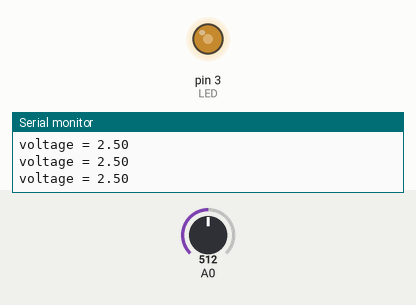
The sketch below on a simulated Arduino Uno, built with avr-gcc and run on an emulated ATmega328P. On the bench: output pins drawn as LEDs (lit = HIGH), the last lines printed to the serial monitor. The inputs (shaded band) are chosen by the test bench; at power-on: A0 = 512.

Above: at 1.2 s.
1.3 s: A0 set to 716
At 1.6 s:
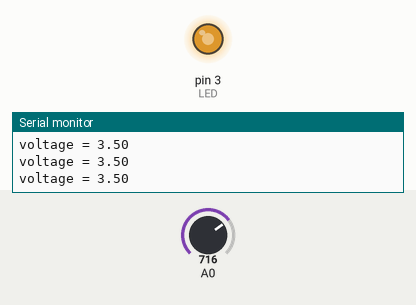
2.8 s: A0 set to 900
At 3.9 s:
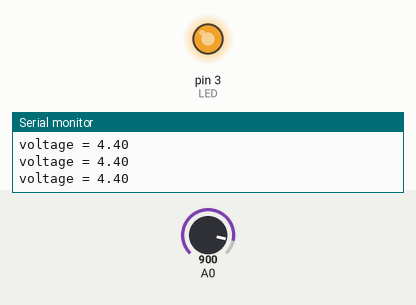
4.3 s: A0 set to 122
At 4.9 s:
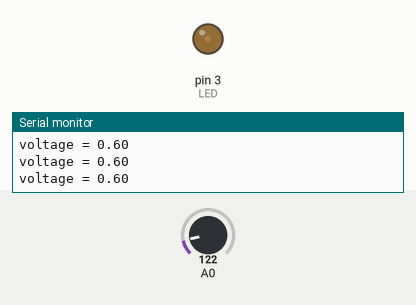
5.8 s: A0 set to 0
At 7.0 s:
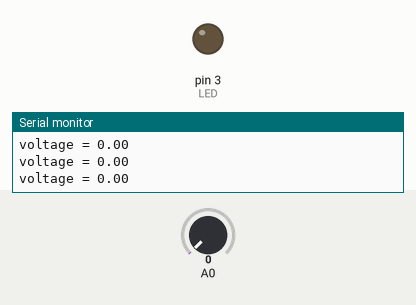
7.3 s: A0 set to 511
At 8.3 s:
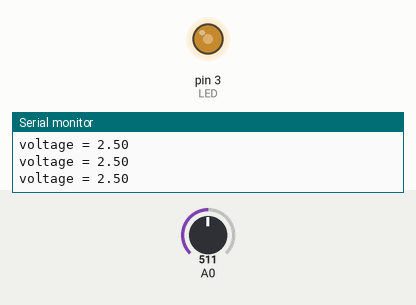
Timing chart, 0 to 9.8 s (numbered marks = the images above; inputs shaded):
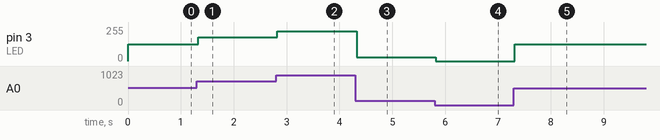

The sketch:

LED_Brightness_Adjuster_code.ino
```cpp
int LED = 3; //LED connected to digital pin 3
void setup() {
  pinMode(3, OUTPUT); //sets the pin 3 (LED) as output
  Serial.begin(9600); //setup serial
}

void loop() {

  float volt = analogRead(A0); //Read the input pin
  float RealVolt = (volt / 1023) * 5; //Calculating the real voltage value based on the analog sensor reading
  Serial.print("voltage = "); //show character
  Serial.println(RealVolt);//show voltage value
  //  delay(1000); //waits for asecond


  int Range = map(volt, 0, 1023, 0, 255); // volt values go from 0 to 1023 , Range values go from 0 to 255
  analogWrite(LED, Range);


}
```

Measured:
- after the input at 1.3 s, pin 3 (LED): 127/255 → 178/255 at once
- after the input at 2.8 s, pin 3 (LED): 178/255 → 224/255 at once
- after the input at 4.3 s, pin 3 (LED): 224/255 → 30/255 at once
- after the input at 5.8 s, pin 3 (LED): 30/255 → 0/255 at once
- after the input at 7.3 s, pin 3 (LED): 0/255 → 127/255 at once
